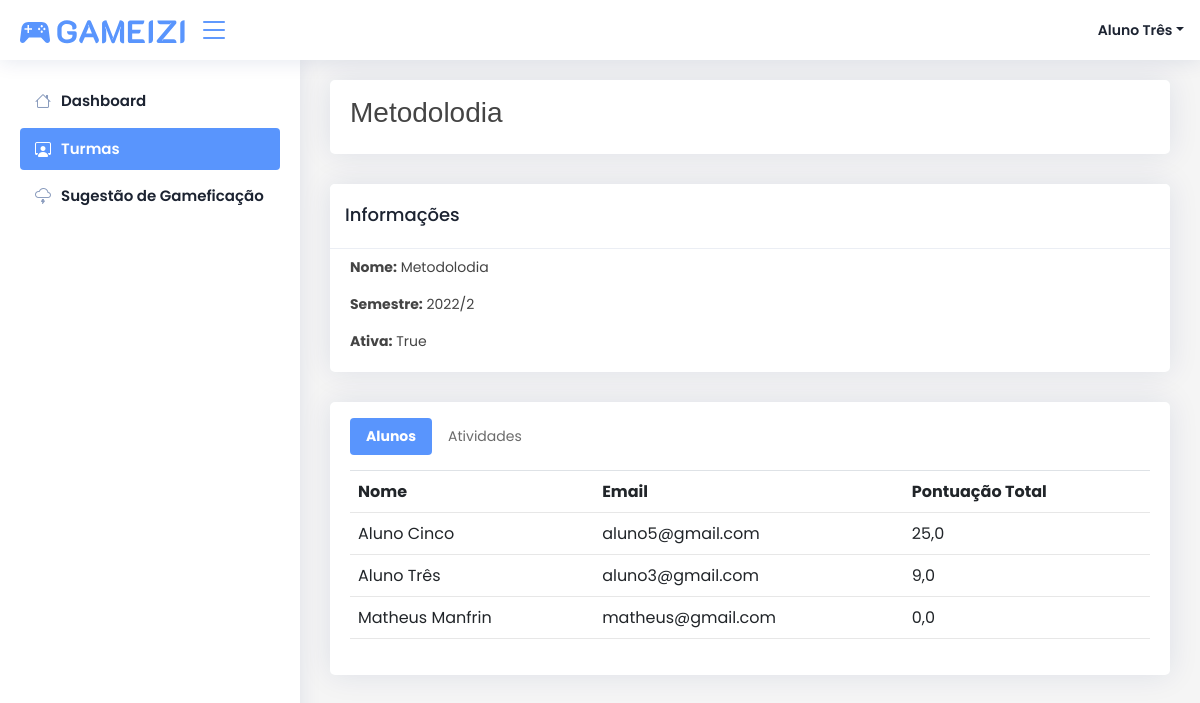
The app's page /turma/13/ (signed in) with its own data.
### core/models.py (models this page shows, shortened)
class Turma(models.Model):
    nome = models.CharField('Nome', max_length=1024)
    criado_em = models.DateField("Criado Em", auto_now_add=True)
    ativa = models.BooleanField('Ativa', default=True)
    semestre = models.CharField("Semestre", max_length=1024)
    hash_convite = models.CharField('Hash Convite', max_length=1024, blank=True, null=True)
    def __str__(self):
        return self.nome

class AlunosTurma(models.Model):
    turma = models.ForeignKey(Turma, on_delete=models.CASCADE)
    aluno = models.ForeignKey(Aluno, on_delete=models.CASCADE)
    pontuacao = models.FloatField('Pontuação', default=0)
    data_criacao = models.DateField("Criado Em", auto_now_add=True)

class Aluno(models.Model):
    usuario = models.ForeignKey(settings.AUTH_USER_MODEL, on_delete=models.CASCADE, null=True, blank=True)
    nome = models.CharField("Nome", max_length=1024, null=False)
    sobrenome = models.CharField("Sobrenome", max_length=1024, null=False)
    pontuacao = models.FloatField("Pontuação", default=0, blank=True, null=True)
    tipo = models.CharField("Tipo", choices=TIPOS_ALUNOS, max_length=1024, default='P', blank=True, null=True)
    confirmado = models.BooleanField('Confirmado', default=False)
    criado_em = models.DateField("Criado Em", auto_now_add=True)
    def obter_nome_completo(self):
        return self.nome + ' ' + self.sobrenome
    def calcular_pontuacao_total(self, turma):
        try:
            atividades = AlunosAtividade.objects.filter(aluno=self, atividade__turma=turma)
            total = 0
            for atividade in atividades:
                total += atividade.nota
            return float(total)
        except:
            return 0

class AlunosAtividade(models.Model):
    atividade = models.ForeignKey(Atividade, on_delete=models.CASCADE)
    aluno = models.ForeignKey(Aluno, on_delete=models.CASCADE)
    nota = models.FloatField('Nota', default=0)

### core/views.py (the view)
# urls.py: path('turma/<int:pk>/', views.detalhe_turma, name='detalhe_turma'),
@login_required(login_url='/login')
def detalhe_turma(request, pk):
    turma = Turma.objects.get(id=pk)
    data = {
        'pagina': 'Minhas Turmas',
        'turma': turma,
        'alunos_turma': AlunosTurma.objects.filter(turma=turma),
        'professores': ProfessoresTurma.objects.filter(turma=turma),
        'atividades': Atividade.objects.filter(turma=turma)
    }
    return render(request, 'core/turmas/detalhe.html', data)

### core/templatetags/filtros.py (called while the page is built)
@register.filter(name='obter_aluno_atividade')
def obter_aluno_atividade(atividade, aluno):
    try:
        aluno_atividade = AlunosAtividade.objects.get(atividade=atividade, aluno=aluno)
        return aluno_atividade
    except Exception as e:
        print(e)
        return None

@register.filter(name='obter_ranking_aluno')
def obter_ranking_aluno(usuario):
    try:
        aluno = Aluno.objects.get(usuario=usuario)
        return rankings[aluno.tipo]
    except:
        return 'Professor'

@register.filter(name='calcular_pontuacao_total')
def calcular_pontuacao_total(aluno, turma):
    return aluno.calcular_pontuacao_total(turma)

### core/templates/core/turmas/detalhe.html (shortened to what this page needs)
{% extends 'core/base.html' %}
{% load filtros %}
{% block pagina %}
{{ turma }}
{% endblock pagina %}
{% block conteudo %}
<div class="row">
    <div class="col-12">
        <div class="card p-0 mt-0">
            <div class="card-header py-0">
                <h5 class="card-title">Informações</h5>
            </div>
            <div class="card-body pt-2">
                <div class="row">
                    <div class="col-12">
                        <p class="card-text">
                            <strong>Nome:</strong> {{ turma.nome }}
                        </p>
                        <p class="card-text">
                            <strong>Semestre:</strong> {{ turma.semestre }}
                        </p>
                        <p class="card-text">
                            <strong>Ativa:</strong> {{ turma.ativa }}
                        </p>
                    </div>
                </div>
            </div>
        </div>
    </div>
    <div class="col-12">
        <div class="card mt-0">
            <div class="card-body pt-3">
                <ul class="nav nav-tabs pb-3" id="myTab" role="tablist">
                    <li class="nav-item" role="presentation">
                      <button class="nav-link active" id="alunos-tab" data-bs-toggle="tab" data-bs-target="#alunos" type="button" role="tab" aria-controls="alunos" aria-selected="true">Alunos</button>
                    </li>
                    <li class="nav-item" role="presentation">
                      <button class="nav-link" id="atividades-tab" data-bs-toggle="tab" data-bs-target="#atividades" type="button" role="tab" aria-controls="atividades" aria-selected="false">Atividades</button>
                    </li>
                </ul>
                <div class="tab-content" id="myTabContent">
                    <div class="tab-pane fade show active" id="alunos" role="tabpanel" aria-labelledby="alunos-tab">
                        {% if alunos_turma %}
                        <div class="row">
                            <div class="col-12">
                                <table class="table">
                                    <div class="thead">
                                        <th>Nome</th>
                                        <th>Email</th>
                                        <th>Pontuação Total</th>
                                    </div>
                                    <div class="tbody">
                                        {% for aluno_turma in alunos_turma %}
                                        <tr>
                                            <td>{{ aluno_turma.aluno.obter_nome_completo }}</td>
                                            <td>{{ aluno_turma.aluno.usuario.email }}</td>
                                            <td>{{ aluno_turma.aluno|calcular_pontuacao_total:aluno_turma.turma }}</td>
                                        </tr>
                                        {% endfor %}
                                    </div>
                                </table>
                            </div>
                        </div>
                        {% else %}
                        <div class="row">
                            <div class="col-12 text-center pt-3">
                                <p>Não há alunos nesta turma. Gere o link para convidar. <button turma-id="{{ turma.id }}" class="btn btn-sm btn-success {% if not user.is_superuser %} disabled {% endif %}" id="btn-gerar-link" type="button">Gerar Link</button></p>
                            </div>
                        </div>
                        {% endif %}
                    </div>
                </div>
            </div>
        </div>
    </div>
</div>
{% endblock conteudo %}

### core/templates/core/base.html (shortened to what this page needs)
{% load static %}
{% load filtros %}
<html lang="pt-br">
<head>
    <link href="https://cdn.jsdelivr.net/npm/bootstrap@5.1.3/dist/css/bootstrap.min.css" rel="stylesheet">
	<link href="{% static 'css' %}/icons/bootstrap/bootstrap-icons.css" rel="stylesheet">
    <link href="{% static 'css/styles.css' %}" rel="stylesheet">
    <link href="{% static 'css' %}/vendor/custom.css" rel="stylesheet">
</head>
<body>
    <header id="header" class="header fixed-top d-flex align-items-center">
        <div class="d-flex align-items-center justify-content-between">
            <a href="#!" class="d-flex align-items-center">
                <img src="{% static 'img/gameizi.svg' %}" alt="" >
            </a>
            <i class="bi bi-list toggle-sidebar-btn"></i>
        </div>
        <nav class="header-nav ms-auto">
            <ul class="d-flex align-items-center">
                <li class="nav-item dropdown pe-3">
                    <a class="nav-link nav-profile d-flex align-items-center pe-0" href="#" data-bs-toggle="dropdown">
                    <span class="d-none d-md-block dropdown-toggle ps-2">{{ user.first_name|title }} {{ user.last_name|title }}</span>
                    </a>
                </li>
            </ul>
        </nav>
    </header>
    {% include 'core/menu.html' %}
    <main class="main" id="main">
        <div class="card mt-0">
            <div class="card-body py-3">
                <div class="row">
                    <div class="col-md-6 text-start">
                        <h1 class="h3">{% block pagina %}{% endblock pagina %}</h1>
                    </div>
                    <div class="col-md-6 text-end">
                    </div>
                </div>
            </div>
        </div>
        {% block conteudo %}
        {% endblock conteudo %}
    </main>
</body>
</html>

### core/static/css/styles.css (style rules this page uses)
* { padding: 0; margin: 0; box-sizing: border-box; font-family: 'Poppins', sans-serif; }
body { font-size: .875rem; }
.card { margin-top: 2rem; width: 100%; }
.card-header { background-color: #f0f0f0; }
a { color: #2470dc; text-decoration: none; }

### records on screen
Turma: nome "Metodolodia", semestre "2022/2", ativa "True"
AlunosTurma: aluno.obter_nome_completo "Aluno Cinco", aluno.usuario.email "aluno5@gmail.com", aluno|calcular_pontuacao_total "25,0"
AlunosTurma: aluno.obter_nome_completo "Aluno Três", aluno.usuario.email "aluno3@gmail.com", aluno|calcular_pontuacao_total "9,0"
AlunosTurma: aluno.obter_nome_completo "Matheus Manfrin", aluno.usuario.email "matheus@gmail.com", aluno|calcular_pontuacao_total "0,0"

### other values on screen
{{ user.first_name|title }} "Aluno"
{{ user.last_name|title }} "Três"
